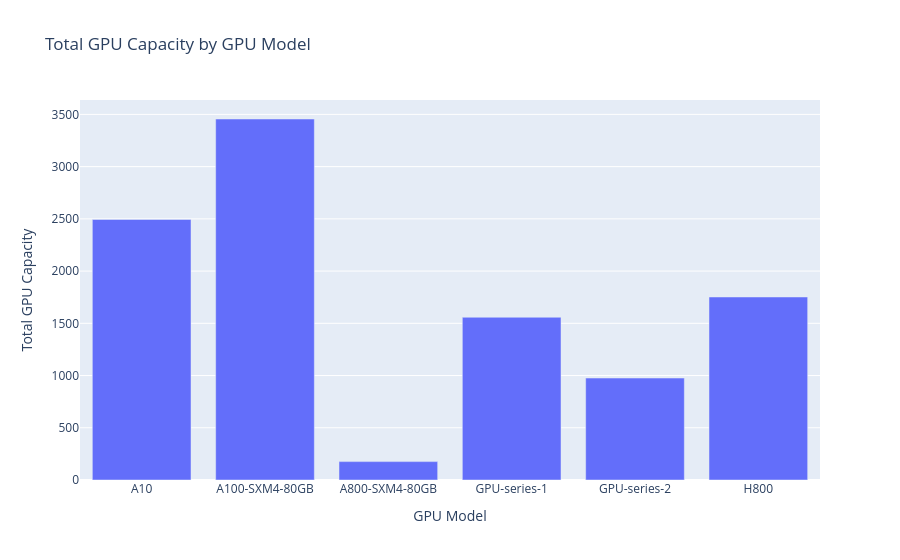

Write notebook code for a chart like this one.
### Code cell
fig = px.bar(
    node_summary,
    x='gpu_model',
    y='total_gpu_capacity',
    title='Total GPU Capacity by GPU Model',
    labels={
        'gpu_model': 'GPU Model',
        'total_gpu_capacity': 'Total GPU Capacity'
    }
)

fig.show()

### Figure 1 — Plotly figure (JSON) as saved in the notebook; plotly's stock layout.template omitted (floating-point values rounded to 4 significant figures)
{"data": [{"hovertemplate": "GPU Model=%{x}<br>Total GPU Capacity=%{y}<extra></extra>", "legendgroup": "", "marker": {"color": "#636efa", "pattern": {"shape": ""}}, "name": "", "orientation": "v", "showlegend": false, "textposition": "auto", "type": "bar", "x": ["A10", "A100-SXM4-80GB", "A800-SXM4-80GB", "GPU-series-1", "GPU-series-2", "H800"], "xaxis": "x", "y": [2494, 3456, 176, 1558, 976, 1752], "yaxis": "y"}], "layout": {"barmode": "relative", "legend": {"tracegroupgap": 0}, "title": {"text": "Total GPU Capacity by GPU Model"}, "xaxis": {"anchor": "y", "domain": [0, 1], "title": {"text": "GPU Model"}}, "yaxis": {"anchor": "x", "domain": [0, 1], "title": {"text": "Total GPU Capacity"}}}}
